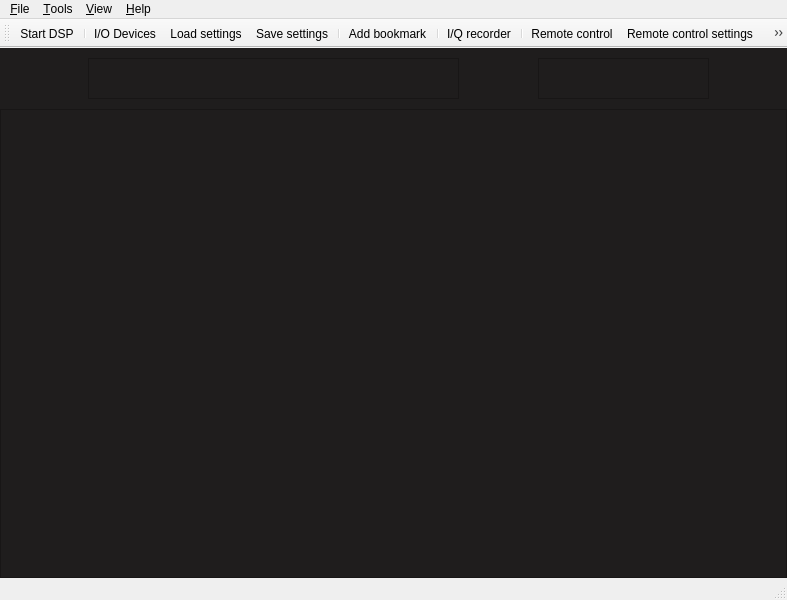
<?xml version="1.0" encoding="UTF-8"?>
<ui version="4.0">
 <class>MainWindow</class>
 <widget class="QMainWindow" name="MainWindow">
  <property name="geometry">
   <rect>
    <x>0</x>
    <y>0</y>
    <width>787</width>
    <height>600</height>
   </rect>
  </property>
  <property name="windowTitle">
   <string>gqrx</string>
  </property>
  <property name="windowIcon">
   <iconset resource="../../../resources/icons.qrc">
    <normaloff>:/icons/icons/gqrx.svg</normaloff>:/icons/icons/gqrx.svg</iconset>
  </property>
  <property name="styleSheet">
   <string notr="true"/>
  </property>
  <property name="dockOptions">
   <set>QMainWindow::AllowNestedDocks|QMainWindow::AllowTabbedDocks|QMainWindow::AnimatedDocks</set>
  </property>
  <property name="unifiedTitleAndToolBarOnMac">
   <bool>true</bool>
  </property>
  <widget class="QWidget" name="centralWidget">
   <property name="styleSheet">
    <string notr="true">background-color: rgb(31, 29, 29);</string>
   </property>
   <layout class="QVBoxLayout" name="verticalLayout_2">
    <property name="spacing">
     <number>10</number>
    </property>
    <property name="leftMargin">
     <number>0</number>
    </property>
    <property name="topMargin">
     <number>10</number>
    </property>
    <property name="rightMargin">
     <number>0</number>
    </property>
    <property name="bottomMargin">
     <number>0</number>
    </property>
    <item>
     <layout class="QHBoxLayout" name="horizontalLayout">
      <property name="spacing">
       <number>10</number>
      </property>
      <property name="leftMargin">
       <number>20</number>
      </property>
      <property name="rightMargin">
       <number>10</number>
      </property>
      <item>
       <spacer name="horizontalSpacer_3">
        <property name="orientation">
         <enum>Qt::Horizontal</enum>
        </property>
        <property name="sizeHint" stdset="0">
         <size>
          <width>40</width>
          <height>20</height>
         </size>
        </property>
       </spacer>
      </item>
      <item>
       <widget class="CFreqCtrl" name="freqCtrl">
        <property name="sizePolicy">
         <sizepolicy hsizetype="Fixed" vsizetype="Fixed">
          <horstretch>0</horstretch>
          <verstretch>0</verstretch>
         </sizepolicy>
        </property>
        <property name="minimumSize">
         <size>
          <width>371</width>
          <height>41</height>
         </size>
        </property>
        <property name="toolTip">
         <string/>
        </property>
        <property name="frameShape">
         <enum>QFrame::StyledPanel</enum>
        </property>
        <property name="frameShadow">
         <enum>QFrame::Raised</enum>
        </property>
       </widget>
      </item>
      <item>
       <spacer name="horizontalSpacer_2">
        <property name="orientation">
         <enum>Qt::Horizontal</enum>
        </property>
        <property name="sizeHint" stdset="0">
         <size>
          <width>40</width>
          <height>20</height>
         </size>
        </property>
       </spacer>
      </item>
      <item>
       <widget class="CMeter" name="sMeter">
        <property name="sizePolicy">
         <sizepolicy hsizetype="Fixed" vsizetype="Fixed">
          <horstretch>0</horstretch>
          <verstretch>0</verstretch>
         </sizepolicy>
        </property>
        <property name="minimumSize">
         <size>
          <width>171</width>
          <height>41</height>
         </size>
        </property>
        <property name="frameShape">
         <enum>QFrame::StyledPanel</enum>
        </property>
        <property name="frameShadow">
         <enum>QFrame::Raised</enum>
        </property>
       </widget>
      </item>
      <item>
       <spacer name="horizontalSpacer">
        <property name="orientation">
         <enum>Qt::Horizontal</enum>
        </property>
        <property name="sizeHint" stdset="0">
         <size>
          <width>40</width>
          <height>20</height>
         </size>
        </property>
       </spacer>
      </item>
     </layout>
    </item>
    <item>
     <widget class="CPlotter" name="plotter">
      <property name="sizePolicy">
       <sizepolicy hsizetype="Expanding" vsizetype="Expanding">
        <horstretch>0</horstretch>
        <verstretch>0</verstretch>
       </sizepolicy>
      </property>
      <property name="frameShape">
       <enum>QFrame::StyledPanel</enum>
      </property>
      <property name="frameShadow">
       <enum>QFrame::Raised</enum>
      </property>
     </widget>
    </item>
   </layout>
  </widget>
  <widget class="QMenuBar" name="menuBar">
   <property name="geometry">
    <rect>
     <x>0</x>
     <y>0</y>
     <width>787</width>
     <height>24</height>
    </rect>
   </property>
   <widget class="QMenu" name="menu_File">
    <property name="title">
     <string>&amp;File</string>
    </property>
    <addaction name="actionDSP"/>
    <addaction name="separator"/>
    <addaction name="actionIoConfig"/>
    <addaction name="actionLoadSettings"/>
    <addaction name="actionSaveSettings"/>
    <addaction name="separator"/>
    <addaction name="actionSaveWaterfall"/>
    <addaction name="separator"/>
    <addaction name="actionQuit"/>
   </widget>
   <widget class="QMenu" name="menu_View">
    <property name="title">
     <string>&amp;View</string>
    </property>
   </widget>
   <widget class="QMenu" name="menu_Help">
    <property name="title">
     <string>&amp;Help</string>
    </property>
    <addaction name="actionUserGroup"/>
    <addaction name="actionNews"/>
    <addaction name="separator"/>
    <addaction name="actionRemoteProtocol"/>
    <addaction name="separator"/>
    <addaction name="actionAbout"/>
    <addaction name="actionAboutQt"/>
   </widget>
   <widget class="QMenu" name="menu_Tools">
    <property name="title">
     <string>&amp;Tools</string>
    </property>
    <addaction name="actionRemoteControl"/>
    <addaction name="actionRemoteConfig"/>
    <addaction name="separator"/>
    <addaction name="actionAddBookmark"/>
    <addaction name="separator"/>
    <addaction name="actionIqTool"/>
    <addaction name="separator"/>
    <addaction name="actionAFSK1200"/>
    <addaction name="separator"/>
   </widget>
   <addaction name="menu_File"/>
   <addaction name="menu_Tools"/>
   <addaction name="menu_View"/>
   <addaction name="menu_Help"/>
  </widget>
  <widget class="QToolBar" name="mainToolBar">
   <property name="windowTitle">
    <string>Main toolbar</string>
   </property>
   <attribute name="toolBarArea">
    <enum>TopToolBarArea</enum>
   </attribute>
   <attribute name="toolBarBreak">
    <bool>false</bool>
   </attribute>
   <addaction name="actionDSP"/>
   <addaction name="separator"/>
   <addaction name="actionIoConfig"/>
   <addaction name="actionLoadSettings"/>
   <addaction name="actionSaveSettings"/>
   <addaction name="separator"/>
   <addaction name="actionAddBookmark"/>
   <addaction name="separator"/>
   <addaction name="actionIqTool"/>
   <addaction name="separator"/>
   <addaction name="actionRemoteControl"/>
   <addaction name="actionRemoteConfig"/>
   <addaction name="separator"/>
   <addaction name="actionFullScreen"/>
   <addaction name="separator"/>
  </widget>
  <widget class="QStatusBar" name="statusBar">
   <property name="enabled">
    <bool>true</bool>
   </property>
  </widget>
  <action name="actionQuit">
   <property name="text">
    <string>&amp;Quit</string>
   </property>
   <property name="toolTip">
    <string>Quit application</string>
   </property>
   <property name="shortcut">
    <string>Ctrl+Q</string>
   </property>
  </action>
  <action name="actionAbout">
   <property name="text">
    <string>&amp;About Gqrx</string>
   </property>
   <property name="toolTip">
    <string>Information about Gqrx</string>
   </property>
  </action>
  <action name="actionAboutQt">
   <property name="text">
    <string>About &amp;Qt</string>
   </property>
   <property name="toolTip">
    <string>About the Qt toolkit</string>
   </property>
  </action>
  <action name="actionDSP">
   <property name="checkable">
    <bool>true</bool>
   </property>
   <property name="icon">
    <iconset resource="../../../resources/icons.qrc">
     <normaloff>:/icons/icons/play.svg</normaloff>:/icons/icons/play.svg</iconset>
   </property>
   <property name="text">
    <string>&amp;Start DSP</string>
   </property>
   <property name="toolTip">
    <string>Start DSP</string>
   </property>
   <property name="statusTip">
    <string>Start/stop DSP processing</string>
   </property>
   <property name="shortcut">
    <string>Ctrl+D</string>
   </property>
  </action>
  <action name="actionAFSK1200">
   <property name="text">
    <string>AFSK1200 &amp;Decoder</string>
   </property>
   <property name="toolTip">
    <string>Start AFSK1200 decoder</string>
   </property>
  </action>
  <action name="actionSched">
   <property name="checkable">
    <bool>true</bool>
   </property>
   <property name="enabled">
    <bool>false</bool>
   </property>
   <property name="icon">
    <iconset resource="../../../resources/icons.qrc">
     <normaloff>:/icons/icons/clock.svg</normaloff>:/icons/icons/clock.svg</iconset>
   </property>
   <property name="text">
    <string>Scheduler</string>
   </property>
   <property name="toolTip">
    <string>Schedule recordings and other actions</string>
   </property>
  </action>
  <action name="actionIoConfig">
   <property name="enabled">
    <bool>true</bool>
   </property>
   <property name="icon">
    <iconset resource="../../../resources/icons.qrc">
     <normaloff>:/icons/icons/flash.svg</normaloff>:/icons/icons/flash.svg</iconset>
   </property>
   <property name="text">
    <string>&amp;I/O Devices</string>
   </property>
   <property name="toolTip">
    <string>Configure I/O devices</string>
   </property>
   <property name="statusTip">
    <string>Opens the hardware configuration dialog</string>
   </property>
   <property name="visible">
    <bool>true</bool>
   </property>
  </action>
  <action name="actionUserGroup">
   <property name="icon">
    <iconset resource="../../../resources/icons.qrc">
     <normaloff>:/icons/icons/help.svg</normaloff>:/icons/icons/help.svg</iconset>
   </property>
   <property name="text">
    <string>&amp;Gqrx user group</string>
   </property>
   <property name="toolTip">
    <string>Discussion group for Gqrx users</string>
   </property>
  </action>
  <action name="actionFullScreen">
   <property name="checkable">
    <bool>true</bool>
   </property>
   <property name="icon">
    <iconset resource="../../../resources/icons.qrc">
     <normaloff>:/icons/icons/fullscreen.svg</normaloff>:/icons/icons/fullscreen.svg</iconset>
   </property>
   <property name="text">
    <string>Full screen</string>
   </property>
   <property name="toolTip">
    <string>Toggle full screen mode</string>
   </property>
   <property name="shortcut">
    <string>F11</string>
   </property>
  </action>
  <action name="actionLoadSettings">
   <property name="icon">
    <iconset resource="../../../resources/icons.qrc">
     <normaloff>:/icons/icons/folder.svg</normaloff>:/icons/icons/folder.svg</iconset>
   </property>
   <property name="text">
    <string>&amp;Load settings</string>
   </property>
   <property name="toolTip">
    <string>Load previously stored configuration</string>
   </property>
   <property name="statusTip">
    <string>Load previously stored settings from a file</string>
   </property>
   <property name="shortcut">
    <string>Ctrl+L</string>
   </property>
  </action>
  <action name="actionSaveSettings">
   <property name="icon">
    <iconset resource="../../../resources/icons.qrc">
     <normaloff>:/icons/icons/floppy.svg</normaloff>:/icons/icons/floppy.svg</iconset>
   </property>
   <property name="text">
    <string>S&amp;ave settings</string>
   </property>
   <property name="toolTip">
    <string>Save current configuration</string>
   </property>
   <property name="statusTip">
    <string>Save current configuration to a file</string>
   </property>
   <property name="shortcut">
    <string>Ctrl+S</string>
   </property>
  </action>
  <action name="actionAddBookmark">
   <property name="icon">
    <iconset resource="../../../resources/icons.qrc">
     <normaloff>:/icons/icons/bookmark-new.svg</normaloff>:/icons/icons/bookmark-new.svg</iconset>
   </property>
   <property name="text">
    <string>&amp;Add bookmark</string>
   </property>
   <property name="toolTip">
    <string>Bookmark the current frequency and mode (Ctrl+Shift+B)</string>
   </property>
   <property name="shortcut">
    <string>Ctrl+Shift+B</string>
   </property>
  </action>
  <action name="actionRemoteControl">
   <property name="checkable">
    <bool>true</bool>
   </property>
   <property name="enabled">
    <bool>true</bool>
   </property>
   <property name="icon">
    <iconset resource="../../../resources/icons.qrc">
     <normaloff>:/icons/icons/tangeo-network-idle.svg</normaloff>:/icons/icons/tangeo-network-idle.svg</iconset>
   </property>
   <property name="text">
    <string>&amp;Remote control</string>
   </property>
   <property name="toolTip">
    <string>Remote control via TCP</string>
   </property>
   <property name="statusTip">
    <string>Activate the TCP interface</string>
   </property>
  </action>
  <action name="actionRemoteConfig">
   <property name="icon">
    <iconset resource="../../../resources/icons.qrc">
     <normaloff>:/icons/icons/settings.svg</normaloff>:/icons/icons/settings.svg</iconset>
   </property>
   <property name="text">
    <string>Remote &amp;control settings</string>
   </property>
   <property name="toolTip">
    <string>Configure remote control settings</string>
   </property>
  </action>
  <action name="actionIqTool">
   <property name="icon">
    <iconset resource="../../../resources/icons.qrc">
     <normaloff>:/icons/icons/signal.svg</normaloff>:/icons/icons/signal.svg</iconset>
   </property>
   <property name="text">
    <string>&amp;I/Q recorder</string>
   </property>
   <property name="toolTip">
    <string>Record and play I/Q data</string>
   </property>
   <property name="statusTip">
    <string>Open I/Q recorder dialog</string>
   </property>
   <property name="shortcut">
    <string>Ctrl+I</string>
   </property>
  </action>
  <action name="actionNews">
   <property name="icon">
    <iconset resource="../../../resources/icons.qrc">
     <normaloff>:/icons/icons/info.svg</normaloff>:/icons/icons/info.svg</iconset>
   </property>
   <property name="text">
    <string>&amp;News</string>
   </property>
   <property name="toolTip">
    <string>Show news about this release</string>
   </property>
  </action>
  <action name="actionRemoteProtocol">
   <property name="icon">
    <iconset resource="../../../resources/icons.qrc">
     <normaloff>:/icons/icons/info.svg</normaloff>:/icons/icons/info.svg</iconset>
   </property>
   <property name="text">
    <string>&amp;Remote control</string>
   </property>
   <property name="toolTip">
    <string>Remote control protocol</string>
   </property>
  </action>
  <action name="actionSaveWaterfall">
   <property name="text">
    <string>Save &amp;waterfall</string>
   </property>
   <property name="statusTip">
    <string>Save the current waterfall to a graphics file</string>
   </property>
   <property name="shortcut">
    <string>Ctrl+W</string>
   </property>
  </action>
 </widget>
 <layoutdefault spacing="6" margin="11"/>
 <customwidgets>
  <customwidget>
   <class>CFreqCtrl</class>
   <extends>QFrame</extends>
   <header>qtgui/freqctrl.h</header>
   <container>1</container>
  </customwidget>
  <customwidget>
   <class>CPlotter</class>
   <extends>QFrame</extends>
   <header>qtgui/plotter.h</header>
   <container>1</container>
  </customwidget>
  <customwidget>
   <class>CMeter</class>
   <extends>QFrame</extends>
   <header>qtgui/meter.h</header>
   <container>1</container>
  </customwidget>
 </customwidgets>
 <resources>
  <include location="../../../resources/icons.qrc"/>
 </resources>
 <connections>
  <connection>
   <sender>actionQuit</sender>
   <signal>triggered()</signal>
   <receiver>MainWindow</receiver>
   <slot>close()</slot>
   <hints>
    <hint type="sourcelabel">
     <x>-1</x>
     <y>-1</y>
    </hint>
    <hint type="destinationlabel">
     <x>450</x>
     <y>257</y>
    </hint>
   </hints>
  </connection>
 </connections>
</ui>
